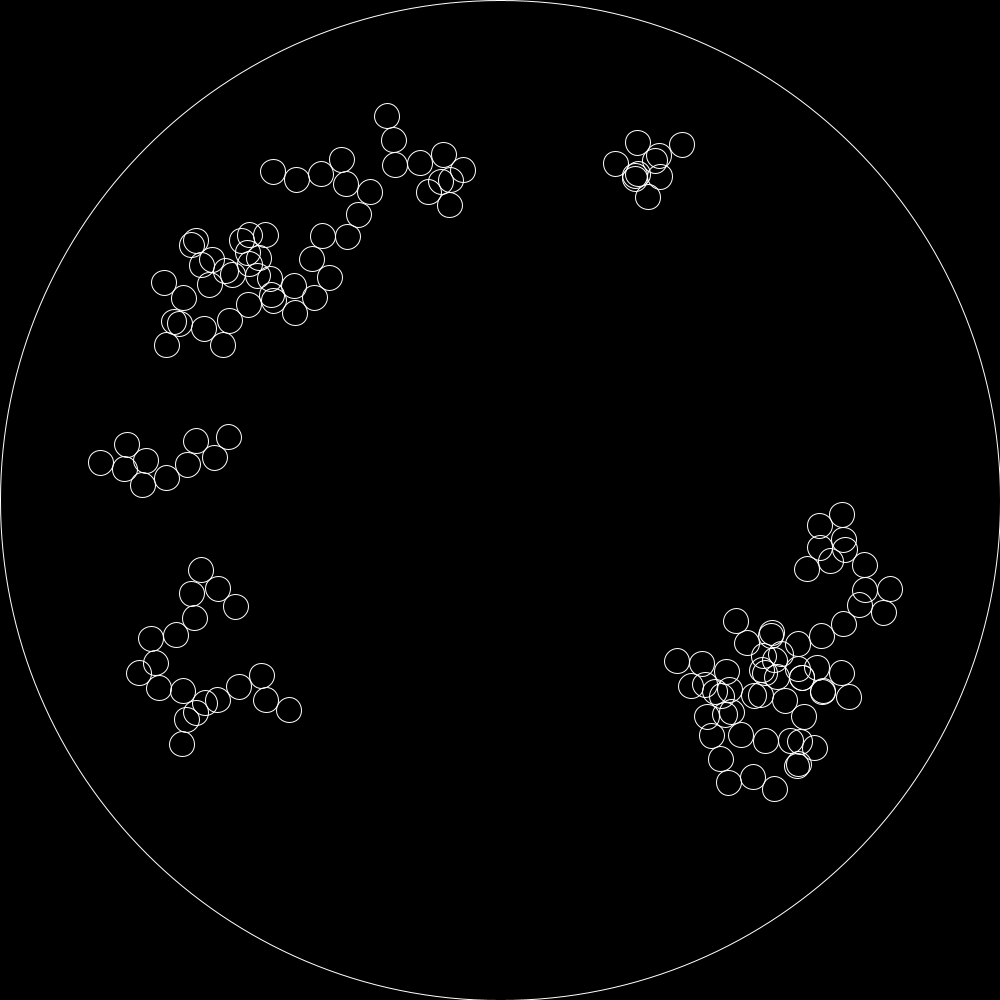
Frame 1 (no input)
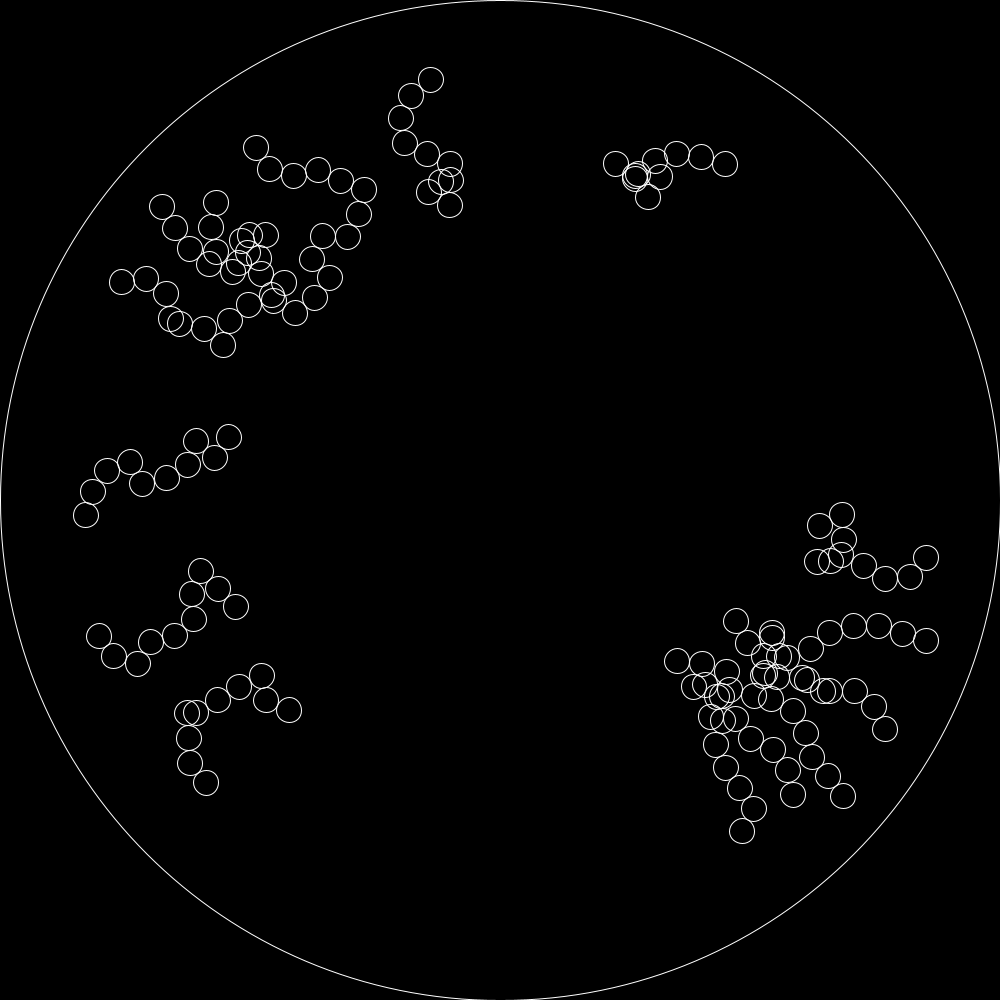
Frame 60 (the mouse pressed at the canvas centre just before this capture)
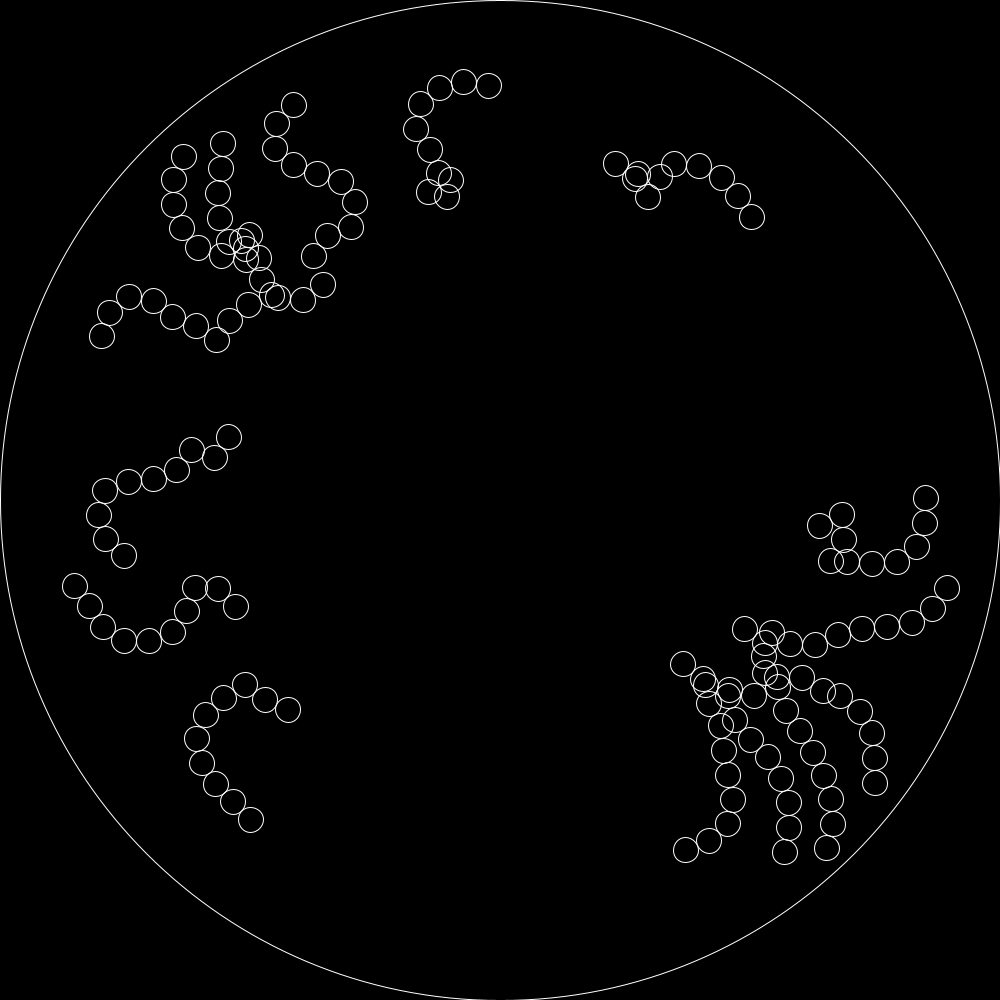
Frame 120 (the mouse held since frame 60 and released just before this capture)

The Processing sketch that drew these frames (run headless with seeded random() and noise(); from frame 60 on, the mouse is pressed at the canvas centre):

// Processing sketch: tentacles
// ── tentacles.pde
ArrayList<ArrayList<PVector>> worms = new ArrayList<ArrayList<PVector>>();
ArrayList<Float> angles = new ArrayList<Float>();

void setup() {
  for (int i = 0; i < 15; i++) {
    worms.add(new ArrayList<PVector>());
    angles.add(random(0, 360));
  }
  for (ArrayList<PVector> points : worms) {

    for (int j = 0; j < 10; j++) {
      PVector p = PVector.random2D().mult(400).add(500, 500);
      points.add(p.copy());
    }
  }
  size(1000, 1000);
  background(0);
}

void draw() {
  //println(frameCount);
  //if (frameCount<200)
  background(0);

  stroke(255);
  noFill();
  ellipse(500, 500, 1000, 1000);
  for (int ar = 0; ar < worms.size(); ar++) {
    float angle = angles.get(ar);
    ArrayList<PVector> points = worms.get(ar);

    //angle += random(-10, 10);
    /*int loops = 0;
     while (loops++ < 100 && !collide(PVector.add(points.get(0), PVector.fromAngle(radians(angle)).mult(25))))
     angle += random(-10, 10);*/

    int left = 14;
    while (left++ < 100 && collide(PVector.add(points.get(0), PVector.fromAngle(radians(angle+(left%2==0?30:90))).mult(left)), points.get(0)));



    int right = 14;
    while (right++ < 100 && collide(PVector.add(points.get(0), PVector.fromAngle(radians(angle-(right%2==0?30:90))).mult(right)), points.get(0)));


    if (left > right)
      angle += random(15);
    else if (left < right)
      angle -= random(15);
    else
      angle += random(-5, 5)*2;

    //if (collide(PVector.add(points.get(0), PVector.fromAngle(radians(angle))), points.get(0)))
    points.get(0).add(PVector.fromAngle(radians(angle)));

    ellipse(points.get(0).x, points.get(0).y, 25, 25);

    for (int i = 1; i < points.size(); i++) {
      if (points.get(i).dist(points.get(i-1)) > 25) {
        PVector v = PVector.sub(points.get(i), points.get(i-1)).limit(25);
        points.get(i).set(PVector.add(points.get(i-1), v));
      } 
      ellipse(points.get(i).x, points.get(i).y, 25, 25);
    }

    angles.set(ar, angle);
  }
}

boolean collide(PVector p, PVector exclude) {
  //stroke(color(255, 0, 0));
  //point(p.x, p.y);
  //stroke(255);
  for (ArrayList<PVector> points : worms) 
    for (PVector v : points) {
      if (!p.equals(exclude) && p.dist(v) < 13)
        return false;
    }

  return p.dist(new PVector(500, 500)) < 500;
}
